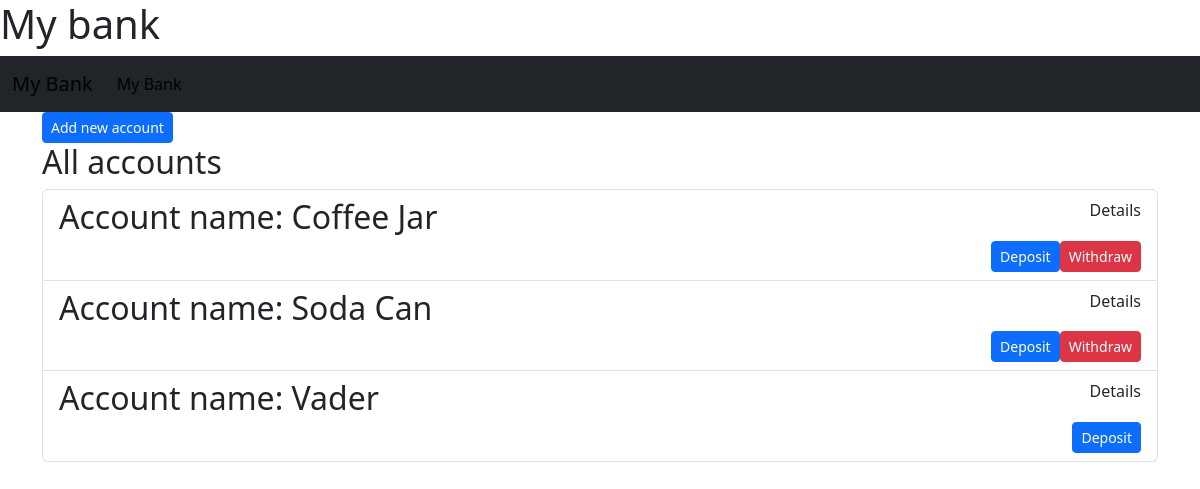
Before: /bank/ with the older database file.
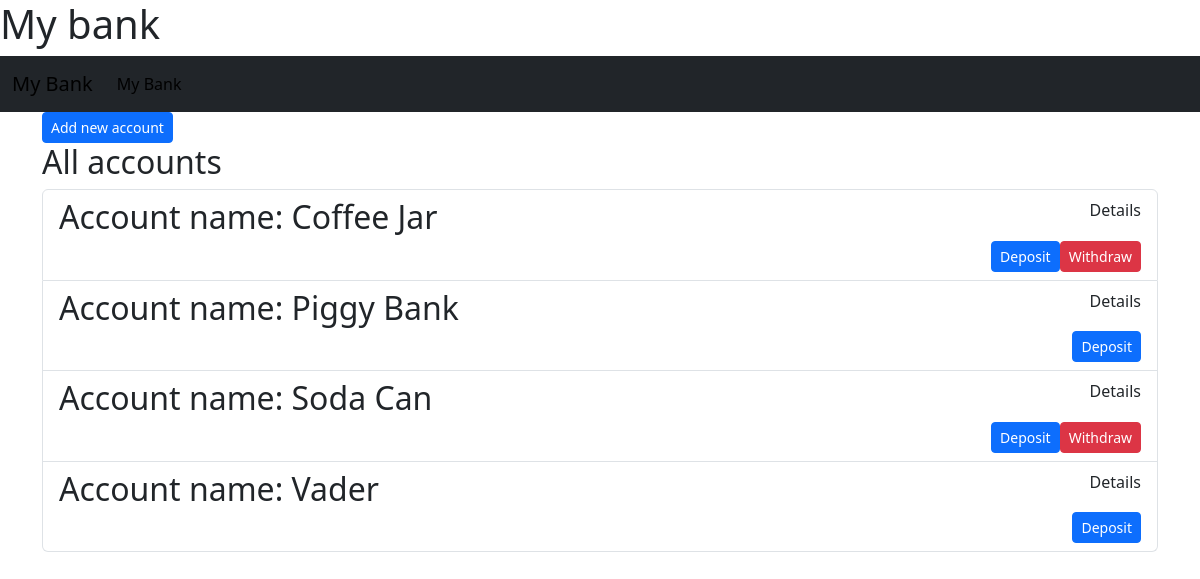
After: the same page with the newer database file.
### bank/models.py (models this page shows, shortened)
class Account(models.Model):
        id = models.AutoField(primary_key=True)
        name = models.CharField(max_length=20, default="new")
        total = models.FloatField(default=0)
        withdraw = models.BooleanField(default=False)

### bank/views.py (the view)
# urls.py: path("", views.index, name="index"),
def index(request):
    return render(request, "bank/index.html",{
        "accounts": Account.objects.all().order_by('name')
    })

### bank/templates/bank/index.html
{% extends "bank/layout.html" %}
{% block body %}
<div class="container">
    <div class="row">
        <div class="col">
            <a class='btn btn-primary btn-sm' href = "{% url 'newaccount' %}">Add new account</a>
        </div>
    </div>
    <h2>All accounts</h2>
    <ul class="list-group">
    {% for account in accounts %}
        <li class="list-group-item">
            <div class="d-flex w-100 justify-content-between">
                <h2 class="mb-1">Account name: {{account.name}}</h2>
                <a class="nav-link active" href = "{% url 'details' account.id %}">Details</a>
            </div>
            <div class="d-flex w-100 justify-content-end">
                <a class="btn btn-primary btn-sm" href = "{% url 'deposit' account.id %}">Deposit</a>
                {% if account.withdraw %}
                    <a class="btn btn-danger btn-sm" href = "{% url 'withdraw' account.id %}">Withdraw</a>
                {%endif%}
            </div>
        </li>
    {% endfor %}
    </ul>
</div>
{% endblock body %}

Changed rows visible on the page:
added Account: name "Piggy Bank"
